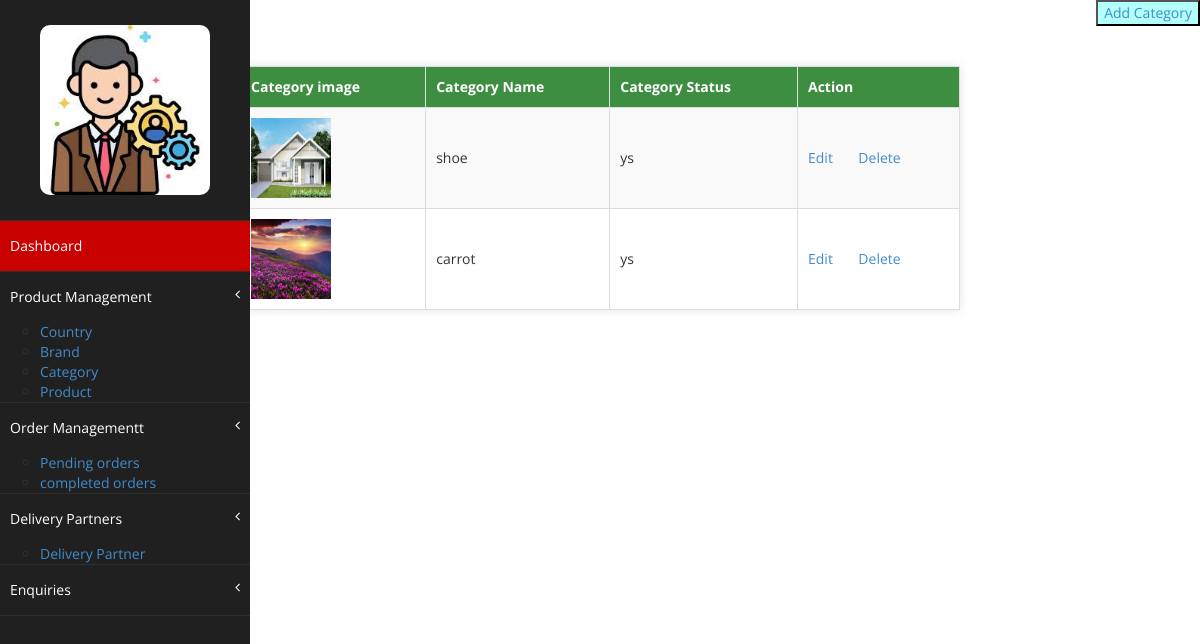
The page /category/ on the database its author committed.
### veg/models.py (models this page shows)
class Category(models.Model):
    cimage = models.ImageField(upload_to='media', null=True)
    category_name=models.CharField(max_length=50,null=True)
    category_status=models.CharField(max_length=70,null=True)

### veg/views.py (the view)
# urls.py: path("category/",views.category),
def category(request):
    c = Category.objects.all()
    return render(request,"category.html",{'c':c})

### templates/category.html (shortened to what this page needs)
<!DOCTYPE html>
{% load static %}
<html lang="en">
<head>
    <link href="{% static 'assets/css/bootstrap.css' %}" rel="stylesheet" />
    <link href="{% static 'assets/css/font-awesome.css' %}" rel="stylesheet" />
    <link href="{% static 'assets/js/morris/morris-0.4.3.min.css' %}" rel="stylesheet" />
    <link href="{% static 'assets/css/custom.css' %}" rel="stylesheet" />
</head>
<body>
                <nav class="navbar-default navbar-side" role="navigation">
            <div class="sidebar-collapse">
                <ul class="nav" id="main-menu">
				<li class="text-center">
                    <img src="{% static 'assets/img/ad.jpeg' %}" class="user-image img-responsive"/>
					</li>
                    <li>
                        <a class="active-menu"  href="/dashboard">Dashboard</a>
                    </li>
                     <li>
                     <a href="/product">Product Management<span class="fa arrow"></span></a>
                         <ul>
                             <li><a href="/country">Country</a></li>
                             <li><a href="/brand">Brand</a></li>
                             <li><a href="/category">Category</a></li>
                             <li><a href="/product">Product</a></li>
                         </ul>
                    </li>
                    <li>
                        <a  href="/oder_details">Order Management<span class="fa arrow"></span>t</a>
                        <ul>
                            <li><a href="/oder_details">Pending orders</a></li>
                            <li><a href="/completed_orders/">completed orders</a></li>
                        </ul>
                    </li>
                      <li  >
                        <a  href="/delivery_p">Delivery Partners<span class="fa arrow"></span></a>
                          <ul><li><a href="/delivery_p">Delivery Partner</a></li></ul>
                    </li>
                    <li  >
                        <a  href="/enquires/">Enquiries<span class="fa arrow"></span></a>
                    </li>
                </ul>
            </div>
        </nav>
    <div style="text-align: right;">
        <button style="background-color: #B2FFFC"><a href="/add_category">Add Category</a></button>
</div>
<table  align="center" width="60%" style="height: 100px;">
   <tr>
       <th>Category image</th>
       <th>Category Name</th>
    <th>Category Status</th>
       <th>Action</th></tr>
    {% for i in c%}
       <tr>
       {% if i.cimage %}
            <td><img src="{{i.cimage.url}}" width="80" height="80"></td>
        {% else %}
            <td>No image</td>
        {% endif %}
        <td>{{i.category_name}}</td>
        <td>{{i.category_status}}</td>
          <td><a href="/edit_category/{{i.id}}">Edit </a> &nbsp; &nbsp; &nbsp;
        <a href="/delete_category/{{i.id}}">Delete</a></td>
        </tr>
    {%endfor%}
</table>
</body>
</html>

### static/assets/css/custom.css (style rules this page uses)
body { font-family: 'Open Sans', sans-serif; }
.text-center { text-align:center; }
.user-image { margin: 25px auto; -webkit-border-radius: 10px; -moz-border-radius: 10px; border-radius: 10px; max-height:170px; max-width:170px; }
.active-menu { background-color:#C90000!important; }
.arrow { float: right; }
.fa.arrow:before { content: "\f104"; }
.sidebar-collapse , .sidebar-collapse .nav { background:none; }
.sidebar-collapse .nav { padding:0; }
.sidebar-collapse .nav > li > a { color:#fff; background:#202020; text-shadow:none; }
.sidebar-collapse > .nav > li > a { padding:15px 10px; }
.sidebar-collapse > .nav > li { border-bottom: 1px solid rgba(107, 108, 109, 0.19); }
.navbar-side { border:none; background-color: #202020; }
.navbar-default { border:0px solid black; }
@media (min-width:768px) { .navbar-side { z-index: 1; position: absolute; width: 260px; } }

### templates/category.html (style rules this page uses)
table { background-color: #fff; border-collapse: collapse; width: 60%; margin: 40px auto; box-shadow: 0 0 10px rgba(0, 0, 0, 0.1); }
th, td { border: 1px solid #ddd; padding: 10px; text-align: left; }
th { background-color: #3E8E41 ; color: #fff; }
tr:nth-child(even) { background-color: #f9f9f9; }
.navbar-default.navbar-side { height: 100vh; position: fixed; top: 0; left: 0; z-index: 1; width: 250px; }

### rows shown on the page
Category: cimage (picture), category_name "shoe", category_status "ys"
Category: cimage (picture), category_name "carrot", category_status "ys"
